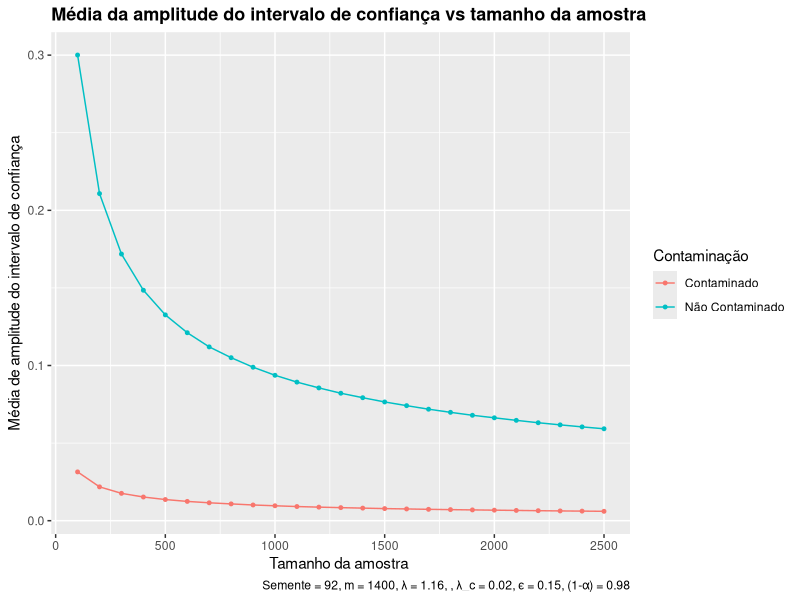

Generate this figure with R:
library(ggplot2)
library("tidyr")
set.seed(346)
df1 <- data.frame(value = c(), mean = c())
confidence_interval <- function(vector, confidence_level) {
  a <- qnorm(1 - ((1 - confidence_level) / 2))
  erro <- a / sqrt(length(vector))
  result <- c((1 - erro) / mean(vector), (1 + erro) / mean(vector))
  return(result)
}
for (num in seq(100, 2500, 100)) {
    all_values <- c()
    all_values_c <- c()
    for (i in 1:1100) {
        observations <- rexp(num, 0.45)
        outliers <- rexp(num * 0.2, 0.01)
        observations_c <- c(outliers, observations[(num * 0.2):length(observations)])
        interval <- confidence_interval(observations, 0.999)
        interval_c <- confidence_interval(observations_c, 0.999)
        all_values <- c(all_values, abs(interval[1] - interval[2]))
        all_values_c <- c(all_values_c, abs(interval_c[1] - interval_c[2]))
    }
    mean <- mean(all_values)
    mean_c <- mean(all_values_c)
    df1 <- rbind(df1, data.frame(value = num, mean = mean, mean_c = mean_c))
}
names(df1)[2] <- "Não Contaminado"
names(df1)[3] <- "Contaminado"
df1_tidy <- df1 %>%
  pivot_longer(c("Não Contaminado", "Contaminado"), names_to = "Contaminação", values_to = "Intervalo")
df1_plot <- ggplot(df1_tidy, aes(x = value, y = Intervalo, color = Contaminação)) +
    labs(x = "Tamanho da amostra ", y = "Média de amplitude do intervalo de confiança", title = "Média da amplitude do intervalo de confiança vs tamanho da amostra",
    caption = "Semente = 92, m = 1400, λ = 1.16, , λ_c = 0.02, ϵ = 0.15, (1-α) = 0.98") +
    theme(plot.title = element_text(size = 13, face = "bold")) +
    geom_line() +
    geom_point(size = 1)
ggsave("amplitudevssample.png", df1_plot)